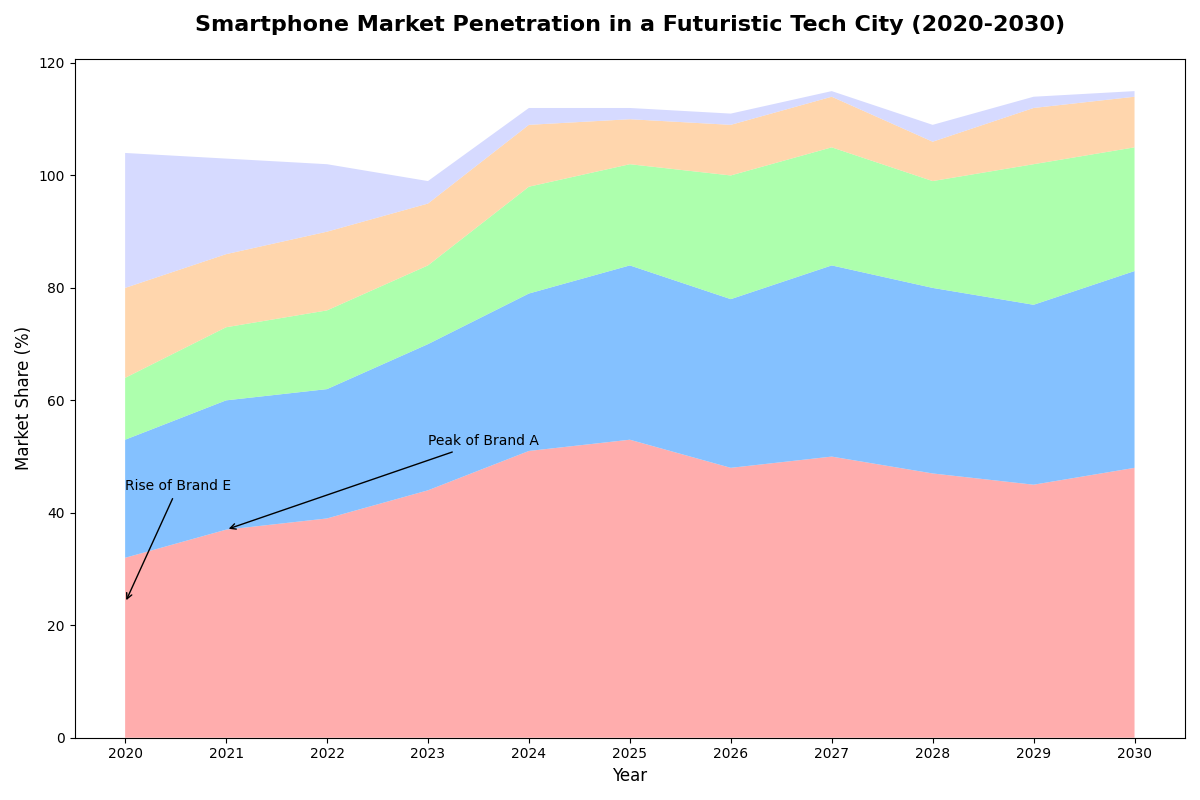

Recreate this plot in Python.
import numpy as np
import matplotlib.pyplot as plt

years = np.arange(2020, 2031)
brand_a = np.array([32, 37, 39, 44, 51, 53, 48, 50, 47, 45, 48])  # Manually altered values
brand_b = np.array([21, 23, 23, 26, 28, 31, 30, 34, 33, 32, 35])  # Manually altered values
brand_c = np.array([11, 13, 14, 14, 19, 18, 22, 21, 19, 25, 22])  # Manually altered values
brand_d = np.array([16, 13, 14, 11, 11, 8, 9, 9, 7, 10, 9])       # Manually altered values
brand_e = np.array([24, 17, 12, 4, 3, 2, 2, 1, 3, 2, 1])         # Manually altered values

data = np.vstack([brand_a, brand_b, brand_c, brand_d, brand_e])

fig, ax = plt.subplots(figsize=(12, 8))

ax.stackplot(years, data, colors=['#FF9999', '#66B2FF', '#99FF99', '#FFCC99', '#CCD1FF'], alpha=0.8)

ax.set_title('Smartphone Market Penetration in a Futuristic Tech City (2020-2030)', fontsize=16, fontweight='bold', pad=20)
ax.set_xlabel('Year', fontsize=12)
ax.set_ylabel('Market Share (%)', fontsize=12)
ax.set_xticks(years)
ax.set_xticklabels(years)

ax.annotate('Peak of Brand A', xy=(2021, 37), xytext=(2023, 52),
             arrowprops=dict(facecolor='black', arrowstyle='->'), fontsize=10, color='black')
ax.annotate('Rise of Brand E', xy=(2020, 24), xytext=(2020, 44),
             arrowprops=dict(facecolor='black', arrowstyle='->'), fontsize=10, color='black')

plt.tight_layout()
plt.show()
